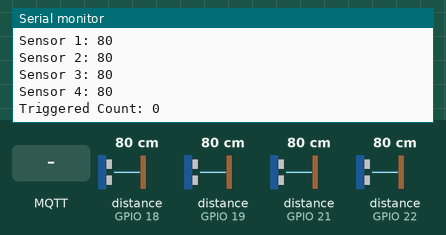
This program was run on a simulated ESP32. Parts: the last lines printed to the serial monitor. The test bench sets the inputs (shaded band); at power-on: distance to the obstacle (sensors on GPIO 18, GPIO 19, GPIO 21, GPIO 22) 80 cm. WiFi joins after 1.5 s; servers stay silent unless stated; no MQTT or app messages arrive unless stated.

Above: at 2.7 s.
2.8 s: MQTT message "5" arrives on the first subscribed topic
At 3.2 s:
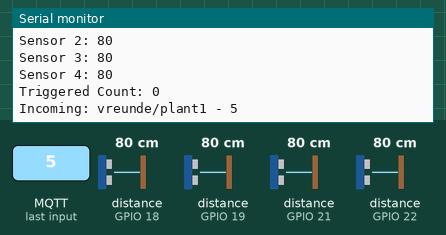
4.3 s: distance to the obstacle (sensor on GPIO 18) set to 2 cm
At 5.7 s:
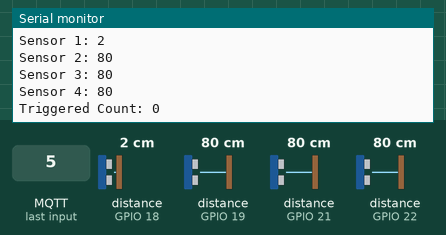
5.8 s: MQTT message "on" arrives on the first subscribed topic
At 11.56 s:
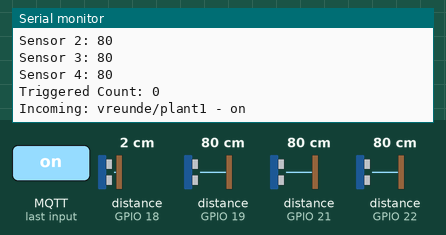
11.8 s: distance to the obstacle (sensor on GPIO 19) set to 2 cm
At 11.8 s:
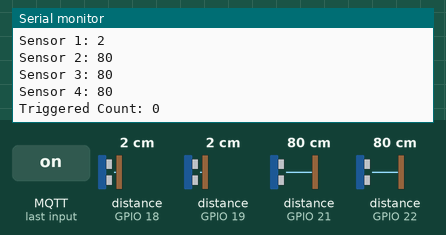
13.3 s: MQTT message "off" arrives on the first subscribed topic
At 19.1 s:
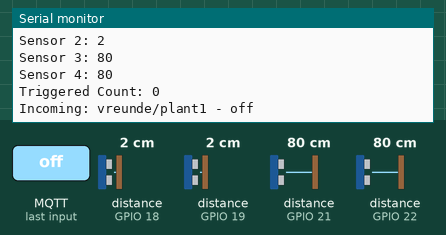
19.3 s: distance to the obstacle (sensor on GPIO 21) set to 2 cm
At 20.4 s:
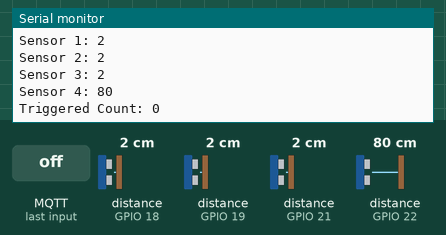
Timing chart, 0 to 21.8 s (numbered marks = the images above; inputs shaded):
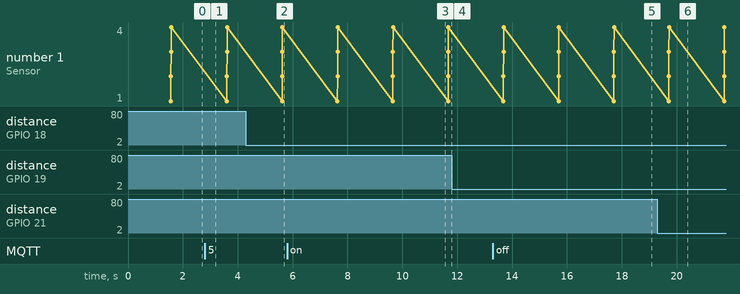

Measured:
- after the input at 2.8 s, the serial monitor: prints a new line at once (image 1)
- after the input at 4.3 s, the serial monitor: prints a new line after 1.3 s (image 2)
- after the input at 5.8 s, the serial monitor: prints a new line after 5.5 s (image 3)
- after the input at 13.3 s, the serial monitor: prints a new line after 5.2 s (image 5)
- after the input at 19.3 s, the serial monitor: prints a new line after 0.42 s (image 6)

The program:

main.cpp
```cpp
#include <Arduino.h>
#include <WiFiManager.h>
#include <MQTT.h>
#include <WiFi.h>
#include "Ultrasonic.h"
#include <secrets.h>
#include <led.h>

// Konfiguration
#define THRESHOLD 80 // in cm
#define TOGGLE_DISTANCE 1 // in cm
#define DELAY 5000

#define MQTT_TASK_STACK_SIZE 4096
#define SENSOR_TASK_STACK_SIZE 4096

#define NUM_SENSORS 4
#define USS1_PIN 18
#define USS2_PIN 19
#define USS3_PIN 21
#define USS4_PIN 22

Ultrasonic sensors[NUM_SENSORS] = {
  Ultrasonic(USS1_PIN),
  Ultrasonic(USS2_PIN),
  Ultrasonic(USS3_PIN),
  Ultrasonic(USS4_PIN)
};

WiFiClient net;
MQTTClient client;

unsigned long lastMillis = 0;

// Funktionsdeklarationen
void connectWiFi();
void connectMQTT();
void messageReceived(String &topic, String &payload);
void mqttTask(void *pvParameters);
void sensorTask(void *pvParameters);
void startTasks();

// Verbindung zu WiFi herstellen
void connectWiFi() {
  Serial.print("Checking WiFi...");
  while (WiFi.status() != WL_CONNECTED) {
    Serial.print(".");
    delay(1000);
  }
  Serial.println("\nWiFi connected!");
}

// Verbindung zu MQTT herstellen
void connectMQTT() {
  Serial.print("Connecting to MQTT...");
  while (!client.connect(DEVICE_NAME)) {
    Serial.print(".");
    delay(1000);
  }
  Serial.println("\nMQTT connected!");
  client.subscribe(MQTT_TOPIC_INCOMING, 2);
}

// Empfangene MQTT-Nachrichten verarbeiten
void messageReceived(String &topic, String &payload) {
  Serial.println("Incoming: " + topic + " - " + payload);
  int triggeredCount = payload.toInt();
  for (int i = 0; i < triggeredCount; i++) {
    FadeInPixel(i, 255, 100, 0);
  }
  delay(DELAY);
  for (int i = triggeredCount; i >= 0; i--) {
    FadeOutPixel(i - 1, 255, 100, 0);
  }
  delay(2000);
}

// Setup-Funktion
void setup() {
  Serial.begin(9600);
  setAll(255, 128, 0);

  WiFiManager wm;
  WiFiManagerParameter custom_device_name("device_name", "device name", DEVICE_NAME, 40);
  wm.addParameter(&custom_device_name);

  WiFiManagerParameter custom_mqtt_server("mqtt_server", "mqtt server", MQTT_SERVER, 40);
  wm.addParameter(&custom_mqtt_server);
  WiFiManagerParameter custom_mqtt_topic_incoming("mqtt_topic_incoming", "mqtt topic incoming", MQTT_TOPIC_INCOMING, 40);
  wm.addParameter(&custom_mqtt_topic_incoming);
  WiFiManagerParameter custom_mqtt_topic_outgoing("mqtt_topic_outgoing", "mqtt topic outgoing", MQTT_TOPIC_OUTGOING, 40);
  wm.addParameter(&custom_mqtt_topic_outgoing);

  bool res = wm.autoConnect(AP_SSID, AP_PASSWORD);

  if (!res) {
    setAll(255, 0, 0); // Rot: Verbindungsfehler
  } else {
    setAll(0, 255, 0); // Grün: Erfolgreich verbunden
  }

  client.begin(custom_mqtt_server.getValue(), net);
  client.onMessage(messageReceived);
  connectWiFi();
  connectMQTT();
  setAll(0, 0, 0);

  startTasks(); // Starte die FreeRTOS-Tasks
}

// MQTT-Task
void mqttTask(void *pvParameters) {
  while (true) {
    client.loop();
    if (!client.connected()) {
      connectMQTT();
    }
    vTaskDelay(10 / portTICK_PERIOD_MS);
  }
}

// Sensor-Task
void sensorTask(void *pvParameters) {
  while (true) {
    int triggeredCount = 0;

    for (int i = 0; i < 4; i++) {
      int distance = sensors[i].MeasureInCentimeters();
      Serial.print("Sensor "); Serial.print(i+1); Serial.print(": "); Serial.println(distance);

      if (distance < THRESHOLD && distance >= 10) {
        triggeredCount += 4;
      }
    }

    Serial.print("Triggered Count: "); Serial.println(triggeredCount);

    if (triggeredCount > 0 && millis() - lastMillis > 1000) {
      lastMillis = millis();
      client.publish(MQTT_TOPIC_OUTGOING, String(triggeredCount));
    }

    vTaskDelay(2000 / portTICK_PERIOD_MS); // Sensoren jede 2000ms prüfen
  }
}

// FreeRTOS-Tasks starten
void startTasks() {
  xTaskCreate(mqttTask, "MQTT Task", MQTT_TASK_STACK_SIZE, NULL, 1, NULL);
  xTaskCreate(sensorTask, "Sensor Task", SENSOR_TASK_STACK_SIZE, NULL, 1, NULL);
}

void loop() {
  // Loop bleibt leer, da alle Aufgaben in FreeRTOS-Tasks ausgelagert wurden
}
```

led.h
```cpp
#include <Adafruit_NeoPixel.h>

#define LED_PIN 23
#define LED_COUNT 16

Adafruit_NeoPixel strip(LED_COUNT, LED_PIN, NEO_GRB + NEO_KHZ800);

void showStrip() {
  strip.show();
}

void setPixel(int Pixel, byte red, byte green, byte blue) {
  strip.setPixelColor(Pixel, strip.Color(red, green, blue));
}

void setAll(byte red, byte green, byte blue) {
  for(int i = 0; i < LED_COUNT; i++ ) {
    setPixel(i, red, green, blue);
  }
  showStrip();
}

void FadeIn(byte red, byte green, byte blue){
  float r, g, b;

  for(int k = 0; k < 256; k=k+1) {
    r = (k/256.0)*red;
    g = (k/256.0)*green;
    b = (k/256.0)*blue;
    setAll(r,g,b);
    showStrip();
  }
}

void FadeOut(byte red, byte green, byte blue){
  float r, g, b;

  for(int k = 255; k >= 0; k=k-2) {
    r = (k/256.0)*red;
    g = (k/256.0)*green;
    b = (k/256.0)*blue;
    setAll(r,g,b);
    showStrip();
  }
}

void FadeInOut(byte red, byte green, byte blue){
  FadeIn(red, green, blue);
  FadeOut(red, green, blue);
}

void SetBrightness(int brightness) {
  strip.setBrightness(brightness);
}

void FadeInPixel(int pixel, byte red, byte green, byte blue){
  float r, g, b;

  for(int k = 0; k < 256; k=k+1) {
    r = (k/256.0)*red;
    g = (k/256.0)*green;
    b = (k/256.0)*blue;
    setPixel(pixel,r,g,b);
    showStrip();
  }
}

void FadeOutPixel(int pixel,byte red, byte green, byte blue){
  float r, g, b;

  for(int k = 255; k >= 0; k=k-1) {
    r = (k/256.0)*red;
    g = (k/256.0)*green;
    b = (k/256.0)*blue;
    setPixel(pixel,r,g,b);
    showStrip();
  }
}
```

secrets.h
```cpp
#define DEVICE_NAME "PLANT_1"

#define AP_SSID "PLANT_1_AP"
#define AP_PASSWORD "thecakeisalie"

#define MQTT_SERVER "hivemq.dock.moxd.io"
#define MQTT_TOPIC_INCOMING "vreunde/plant1"
#define MQTT_TOPIC_OUTGOING "vreunde/plant2"
```
